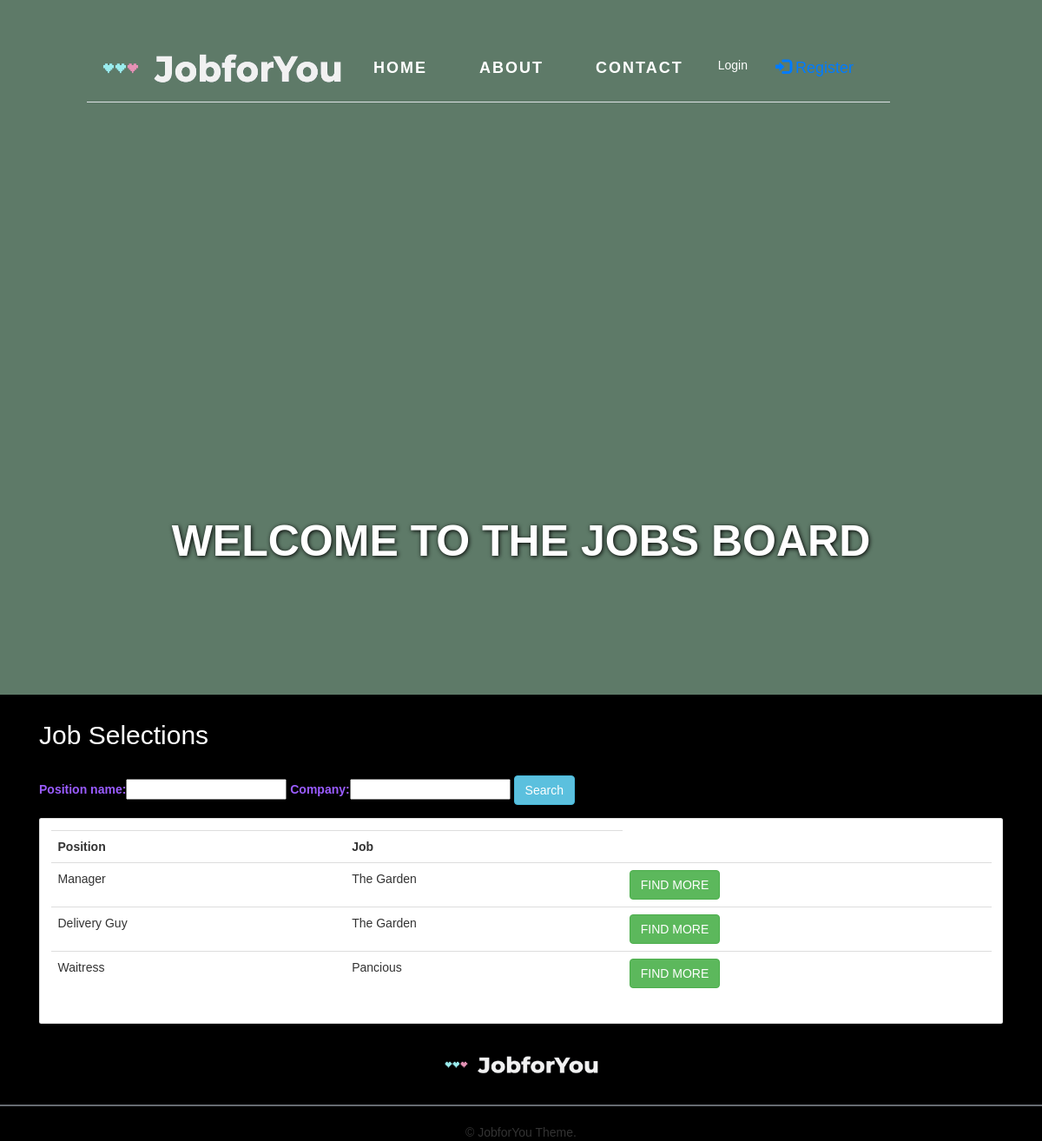
The app's page /jobs/, older data.
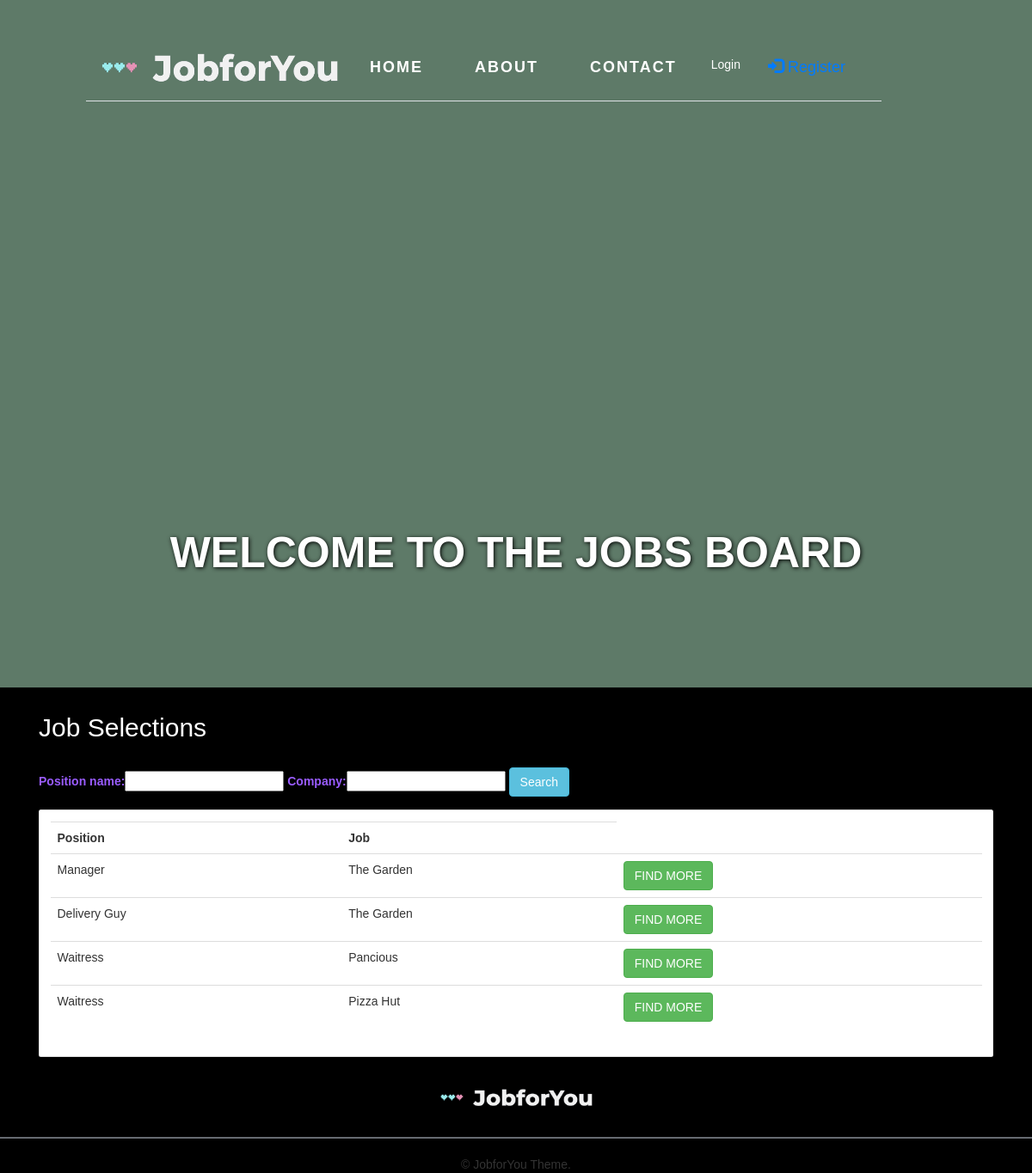
The same page, newer data.
### jobs/models.py (models this page shows, shortened)
class Job(models.Model):
    company = models.CharField(max_length=255, blank=False)
    position_name = models.CharField(max_length=100)
    text_description = models.TextField()
    min_age = models.IntegerField()
    max_age = models.IntegerField()
    gender = models.CharField(max_length=20, default=GENDER_ALL, choices=GENDER_CHOICES)
    salary = models.IntegerField()
    creator = models.ForeignKey(Company, on_delete=models.CASCADE, null=True, blank=True)
    objects = models.Manager()
    def get_company(self):
        return self.company
    def get_position_name(self):
        return self.position_name

### jobs/views.py (the view)
# urls.py: path('jobs/', get_jobs, name='jobs_view'),
def get_jobs(request):
    job = Job.objects.all()
    myFilter = JobFilter(request.GET, queryset=job)
    job = myFilter.qs
    context = {
        'job': job,
        'myFilter': myFilter,
    }
    return render(request, 'jobs/job.html', context)

### jobs/templates/jobs/job.html (shortened to what this page needs)
{% extends "base.html" %}
{% load static %}
{% block content %}
<div class="landing">
    <div class="job-wrap">
        <div class="job-inner">
        </div>
    </div>
    <div class="job text-center mt-5">
        <h2>WELCOME TO THE JOBS BOARD </h2>
    </div>
</div>
<div class="col-md-12">
    <h2 class="text-white mx-5 mt-5 mb-5">Job Selections</h2>
    <form method="get" class="text">
        {{myFilter.form}}
        <button class="btn btn-info" type="submit">Search</button>
    </form>
    <div class="mx-5 card card-body">
        <table class="table table-sm">
            <tr>
                <th>Position</th>
                <th>Job</th>
            </tr>
            {% for job in job %}
            <tr>
                <td>{{ job.get_position_name }}</td>
                <td>{{ job.get_company }}</td>
                <td><a class='btn btn-success' href="/jobs/{{ job.id }}" role="button">FIND MORE</a></td>
            </tr>
            {% endfor %}
        </table>
    </div>
</div>
</body>
{% endblock content %}

Row changes from the older to the newer data that the page shows:
added Job: get_position_name "Waitress", get_company "Pizza Hut"
